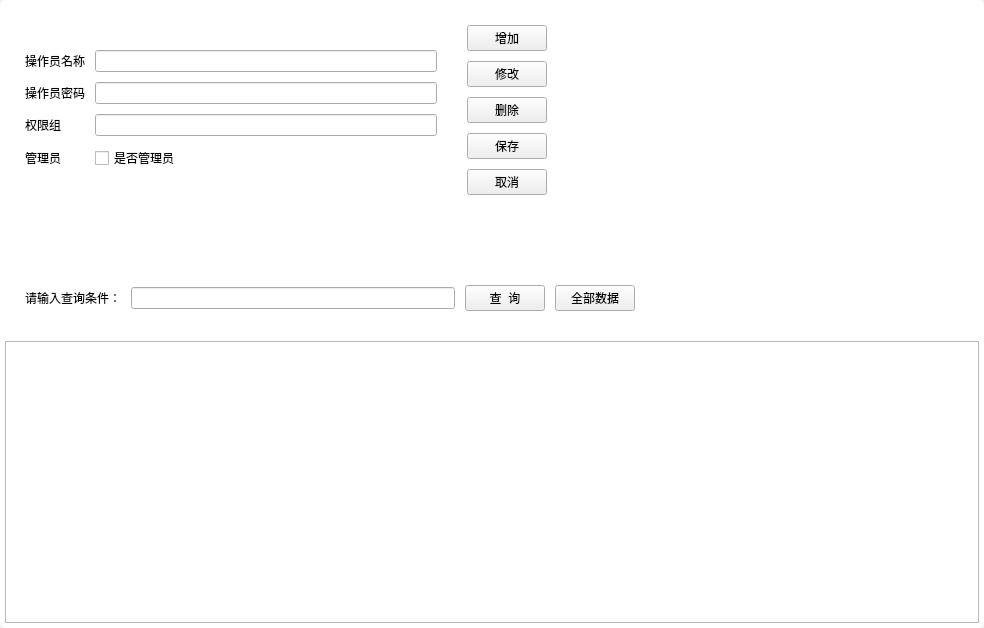
<?xml version="1.0" encoding="UTF-8"?>
<ui version="4.0">
 <class>Form</class>
 <widget class="QWidget" name="Form">
  <property name="windowModality">
   <enum>Qt::WindowModal</enum>
  </property>
  <property name="geometry">
   <rect>
    <x>0</x>
    <y>0</y>
    <width>984</width>
    <height>628</height>
   </rect>
  </property>
  <property name="windowTitle">
   <string>Form</string>
  </property>
  <property name="styleSheet">
   <string notr="true">QWidget #Form{
    background-color: rgb(255, 255, 255);
    border-radius:5px;
}</string>
  </property>
  <layout class="QVBoxLayout" name="verticalLayout_2">
   <property name="leftMargin">
    <number>0</number>
   </property>
   <property name="topMargin">
    <number>0</number>
   </property>
   <property name="rightMargin">
    <number>0</number>
   </property>
   <property name="bottomMargin">
    <number>0</number>
   </property>
   <item>
    <widget class="QWidget" name="widget" native="true">
     <property name="styleSheet">
      <string notr="true">QWidget #widget{
    background-color: rgb(255, 255, 255);
    border-radius:5px;
}</string>
     </property>
     <layout class="QVBoxLayout" name="verticalLayout_3">
      <property name="spacing">
       <number>10</number>
      </property>
      <property name="leftMargin">
       <number>5</number>
      </property>
      <property name="topMargin">
       <number>5</number>
      </property>
      <property name="rightMargin">
       <number>5</number>
      </property>
      <property name="bottomMargin">
       <number>5</number>
      </property>
      <item>
       <layout class="QHBoxLayout" name="horizontalLayout">
        <property name="spacing">
         <number>10</number>
        </property>
        <property name="leftMargin">
         <number>20</number>
        </property>
        <property name="topMargin">
         <number>20</number>
        </property>
        <property name="rightMargin">
         <number>20</number>
        </property>
        <property name="bottomMargin">
         <number>20</number>
        </property>
        <item>
         <layout class="QFormLayout" name="formLayout">
          <property name="formAlignment">
           <set>Qt::AlignLeading|Qt::AlignLeft|Qt::AlignVCenter</set>
          </property>
          <item row="0" column="0">
           <widget class="QLabel" name="label">
            <property name="styleSheet">
             <string notr="true">background-color: rgb(255, 255, 255);</string>
            </property>
            <property name="text">
             <string>操作员名称</string>
            </property>
           </widget>
          </item>
          <item row="0" column="1">
           <widget class="QLineEdit" name="le_name"/>
          </item>
          <item row="1" column="0">
           <widget class="QLabel" name="label_2">
            <property name="styleSheet">
             <string notr="true">background-color: rgb(255, 255, 255);</string>
            </property>
            <property name="text">
             <string>操作员密码</string>
            </property>
           </widget>
          </item>
          <item row="1" column="1">
           <widget class="QLineEdit" name="le_password">
            <property name="inputMask">
             <string/>
            </property>
            <property name="echoMode">
             <enum>QLineEdit::Password</enum>
            </property>
           </widget>
          </item>
          <item row="2" column="0">
           <widget class="QLabel" name="label_3">
            <property name="styleSheet">
             <string notr="true">background-color: rgb(255, 255, 255);</string>
            </property>
            <property name="text">
             <string>权限组</string>
            </property>
           </widget>
          </item>
          <item row="2" column="1">
           <widget class="QLineEdit" name="le_qxz"/>
          </item>
          <item row="3" column="0">
           <widget class="QLabel" name="label_5">
            <property name="text">
             <string>管理员</string>
            </property>
           </widget>
          </item>
          <item row="3" column="1">
           <widget class="QCheckBox" name="checkBox_isAdmin">
            <property name="text">
             <string>是否管理员</string>
            </property>
           </widget>
          </item>
         </layout>
        </item>
        <item>
         <spacer name="horizontalSpacer">
          <property name="orientation">
           <enum>Qt::Horizontal</enum>
          </property>
          <property name="sizeType">
           <enum>QSizePolicy::Fixed</enum>
          </property>
          <property name="sizeHint" stdset="0">
           <size>
            <width>20</width>
            <height>20</height>
           </size>
          </property>
         </spacer>
        </item>
        <item>
         <layout class="QVBoxLayout" name="verticalLayout">
          <item>
           <widget class="QPushButton" name="pb_add">
            <property name="text">
             <string>增加</string>
            </property>
           </widget>
          </item>
          <item>
           <widget class="QPushButton" name="pb_update">
            <property name="text">
             <string>修改</string>
            </property>
           </widget>
          </item>
          <item>
           <widget class="QPushButton" name="pb_del">
            <property name="text">
             <string>删除</string>
            </property>
           </widget>
          </item>
          <item>
           <widget class="QPushButton" name="pb_save">
            <property name="text">
             <string>保存</string>
            </property>
           </widget>
          </item>
          <item>
           <widget class="QPushButton" name="pb_esc">
            <property name="text">
             <string>取消</string>
            </property>
           </widget>
          </item>
         </layout>
        </item>
        <item>
         <spacer name="horizontalSpacer_2">
          <property name="orientation">
           <enum>Qt::Horizontal</enum>
          </property>
          <property name="sizeHint" stdset="0">
           <size>
            <width>40</width>
            <height>20</height>
           </size>
          </property>
         </spacer>
        </item>
       </layout>
      </item>
      <item>
       <spacer name="verticalSpacer">
        <property name="orientation">
         <enum>Qt::Vertical</enum>
        </property>
        <property name="sizeType">
         <enum>QSizePolicy::Minimum</enum>
        </property>
        <property name="sizeHint" stdset="0">
         <size>
          <width>20</width>
          <height>40</height>
         </size>
        </property>
       </spacer>
      </item>
      <item>
       <layout class="QHBoxLayout" name="horizontalLayout_2">
        <property name="spacing">
         <number>10</number>
        </property>
        <property name="leftMargin">
         <number>20</number>
        </property>
        <property name="topMargin">
         <number>20</number>
        </property>
        <property name="rightMargin">
         <number>20</number>
        </property>
        <property name="bottomMargin">
         <number>20</number>
        </property>
        <item>
         <widget class="QLabel" name="label_4">
          <property name="styleSheet">
           <string notr="true">background-color: rgb(255, 255, 255);</string>
          </property>
          <property name="text">
           <string>请输入查询条件：</string>
          </property>
         </widget>
        </item>
        <item>
         <widget class="QLineEdit" name="le_queryPara"/>
        </item>
        <item>
         <widget class="QPushButton" name="pb_query">
          <property name="text">
           <string>查  询</string>
          </property>
         </widget>
        </item>
        <item>
         <widget class="QPushButton" name="pb_allData">
          <property name="text">
           <string>全部数据</string>
          </property>
         </widget>
        </item>
        <item>
         <spacer name="horizontalSpacer_3">
          <property name="orientation">
           <enum>Qt::Horizontal</enum>
          </property>
          <property name="sizeHint" stdset="0">
           <size>
            <width>40</width>
            <height>20</height>
           </size>
          </property>
         </spacer>
        </item>
       </layout>
      </item>
      <item>
       <widget class="QTableView" name="tv_operator">
        <property name="alternatingRowColors">
         <bool>true</bool>
        </property>
        <property name="selectionMode">
         <enum>QAbstractItemView::SingleSelection</enum>
        </property>
        <property name="selectionBehavior">
         <enum>QAbstractItemView::SelectRows</enum>
        </property>
        <property name="wordWrap">
         <bool>false</bool>
        </property>
        <attribute name="horizontalHeaderDefaultSectionSize">
         <number>200</number>
        </attribute>
       </widget>
      </item>
     </layout>
    </widget>
   </item>
  </layout>
 </widget>
 <resources>
  <include location="../resource.qrc"/>
 </resources>
 <connections/>
</ui>
